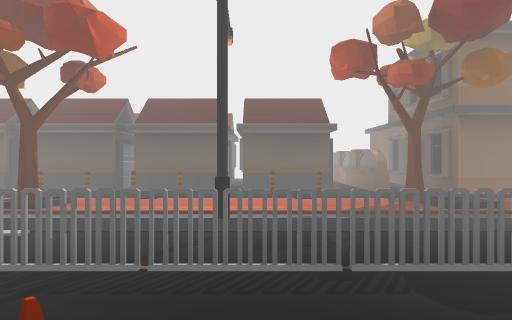
[1] (above)

24 first-person views from a walk through a Unity game level. The camera is 1.2 m above the floor, looks level and sees 70° across. The floor is counted in squares, 2 m on a side. Each view is taken from the middle of a square. On the plan, view 1 faces up. The plan holds only what a view shows up to about 10 squares ahead; the rest is blank. The place goes on beyond the plan. The player is left out. Surface patterns are stand-ins for the level's own textures.

[2]
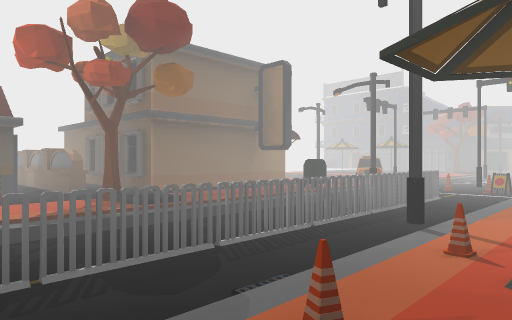

[3]
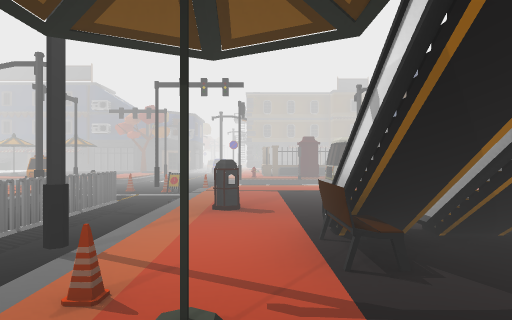

[4]
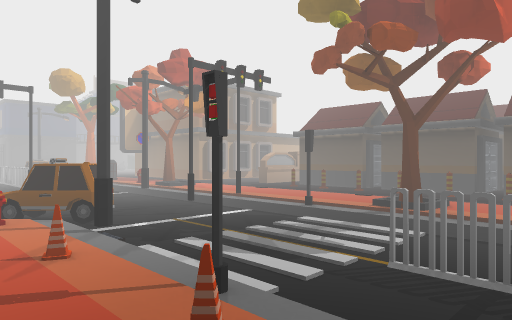

[5]
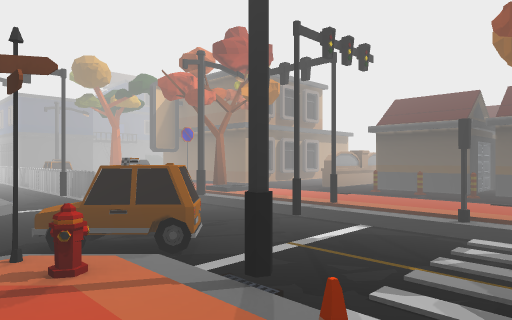

[6]
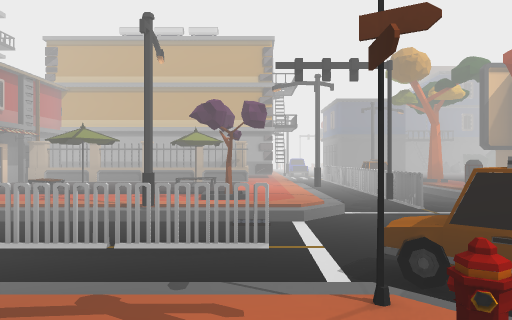

[7]
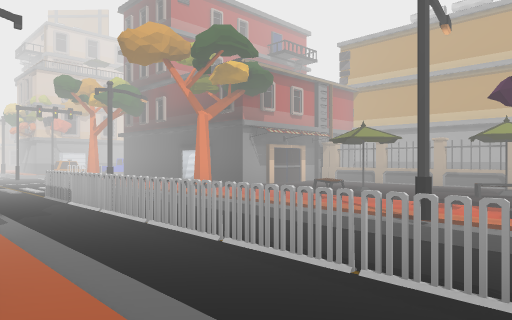

[8]
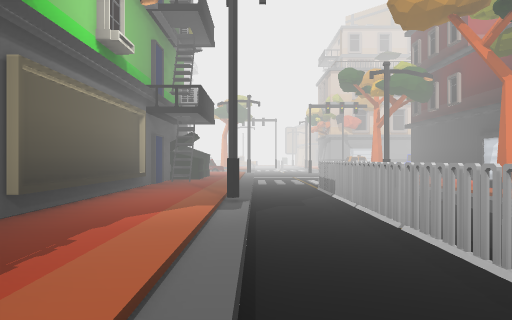

[9]
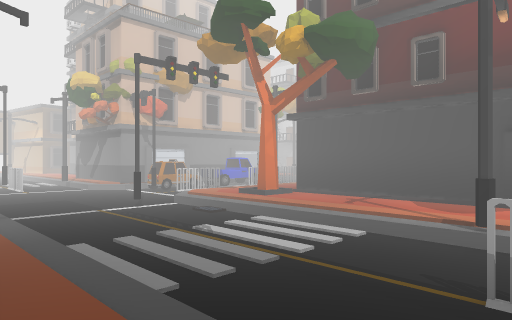

[10]
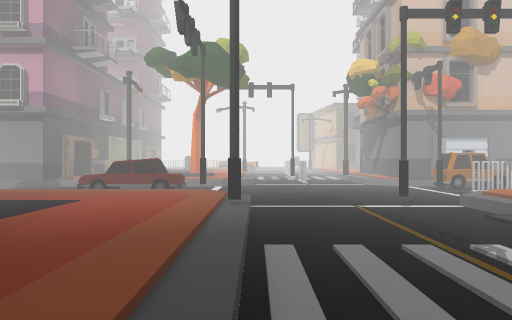

[11]
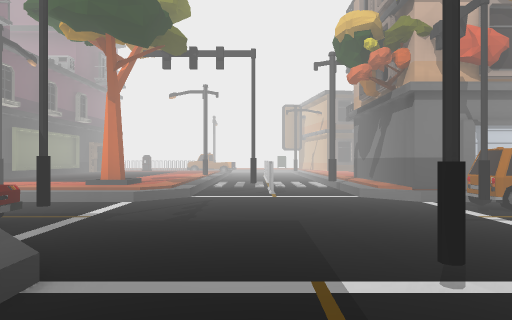

[12]
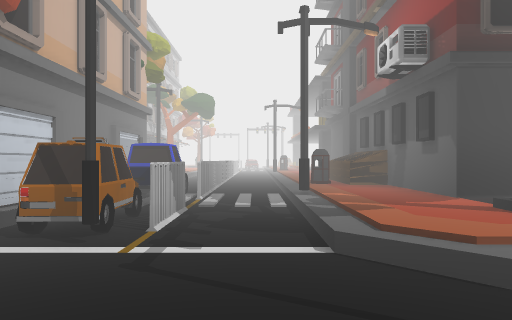

[13]
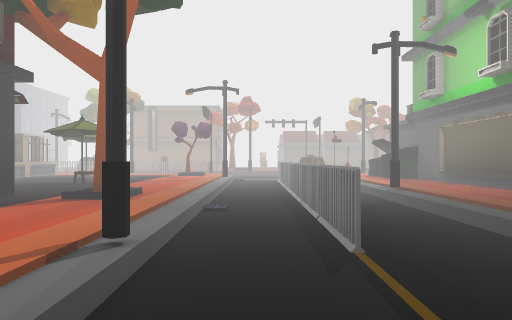

[14]
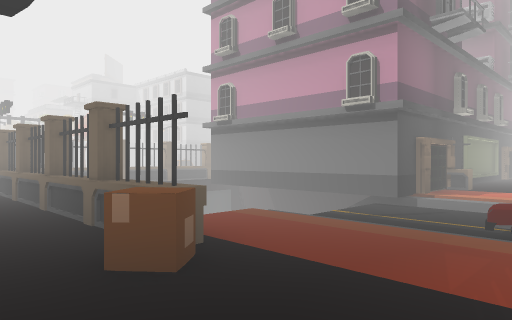

[15]
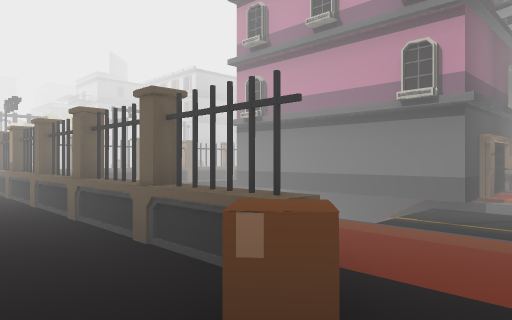

[16]
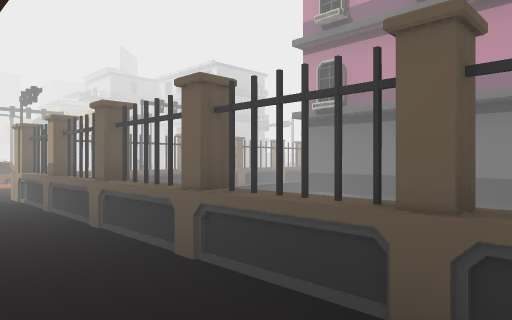

[17]
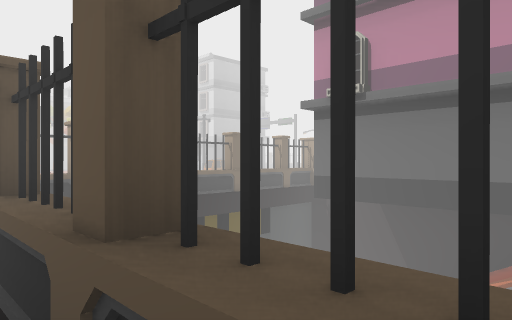

[18]
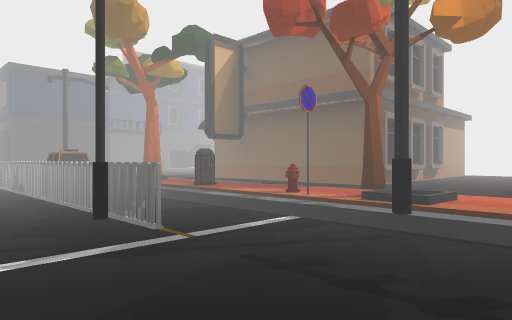

[19]
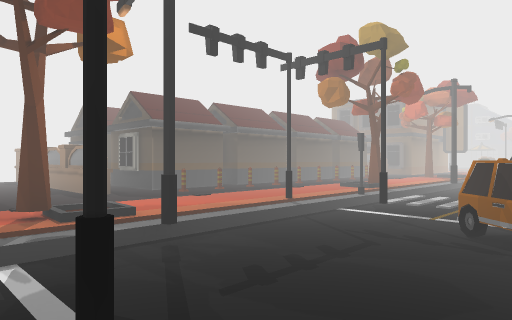

[20]
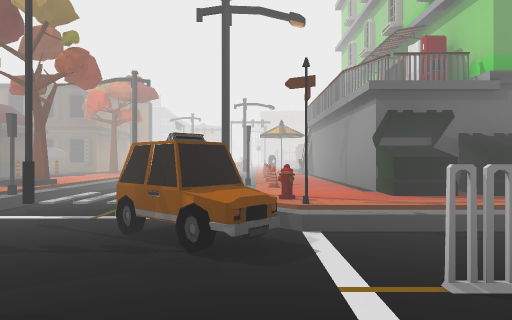

[21]
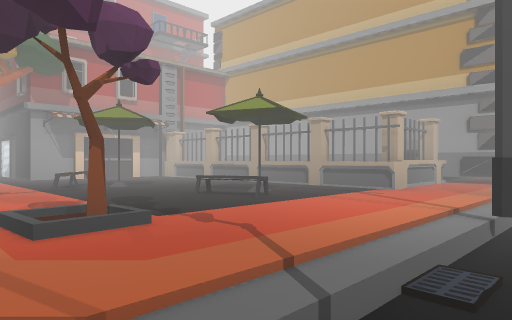

[22]
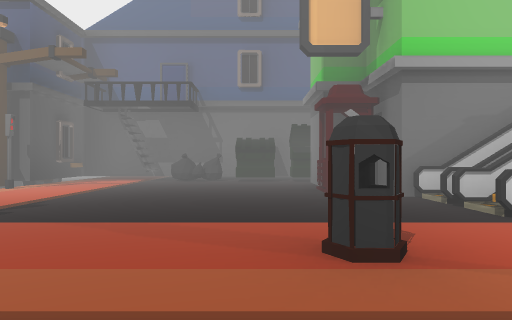

[23]
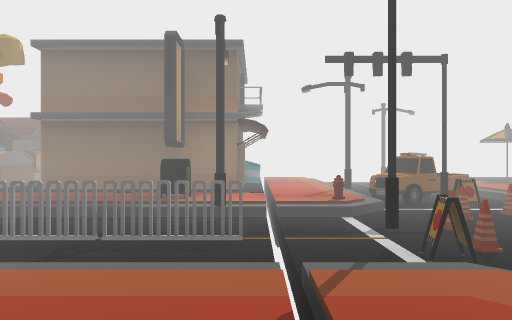

[24]
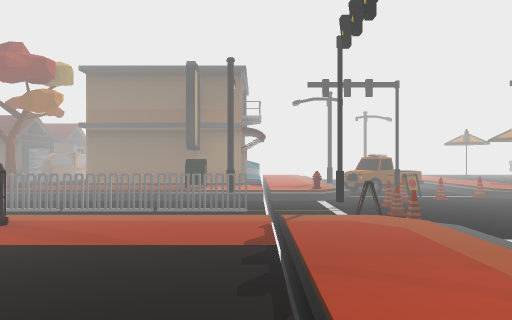

### Floor plan
Key: @ floor where view 1 was taken; # wall or solid block; x gap in a wall; . main floor; - floor 0.25 m lower than the main floor; / step, stairs or slope; = window, fence, low wall or low ledge; ^ raised ledge; v drop or lower ground; B building; T tree; S streetlight; F fence; M mailbox; R truck; I bin; U bus; A taxi; C car; O other object.
Columns run from 15 left of view 1 to 11 right of it. Each row starts with its distance up from view 1.
 12      # O
 11      #.OB        O
 10      #.O         O #
  9      #.O      .. O.#   Bvvv
  8      #.O. B#B B#BO.#   Bvvv
  7 .#####.O.OOOOOOOOO.####BvSv
  6 ..#.................. BvvRR
  5  T.I.OT/....O....T/...MvORO
  4  O/////S/#/#T//S///////SvvO
  3 FFFFFF-------FFFFFFFFFF-vOv
  2 -----#---A--------------OOv
  1 ...S../-/OOSOO.OO.OS....vOv
  0 .....T.-//.....@.O...I..vv
 -1  ^.O..S-F/.###### OB....vv
 -2  #.....-F/.#      ##....vUU
 -3  #.....-F/.#       #B...vS
 -4  ^.OO..-F/.#       ##...v#
 -5  ^.....-FS.#        #^=.##
 -6 ##...O.-F/.#        ######
 -7  ####T.-x/.#
 -8     #..-F/.#
 -9     #.S--/.#
-10     #..--/.#
-11     #..--/........
-12    ##O.--/...O.........
-13 #B##.T.--S....=/#     ..vAA
-14 .I.S../#-/.....
-15 -----------CC--
-16  FF-FF---------
-17   CBAA----////#B
-18   ###TT--/TOS.##/   =
-19       .SF///..#######
-20       .--/....#
-21       .--/....#
-22       .-O-....#

Positions as (right, up) in squares from view 1, and headings:
1: (0, 0), facing up
2: (0, 0), facing up-right
3: (1, 0), facing right
4: (-1, 0), facing up-left
5: (-3, 0), facing up-left
6: (-4, 0), facing left
7: (-5, 0), facing down-left
8: (-6, -1), facing down
9: (-5, -8), facing down-left
10: (-6, -9), facing down
11: (-7, -12), facing down
12: (-7, -15), facing left
13: (-8, -11), facing up
14: (-4, -11), facing down-right
15: (-3, -11), facing down-right
16: (-1, -11), facing down-right
17: (0, -12), facing down-right
18: (-7, 1), facing up-left
19: (-10, 1), facing up-right
20: (-9, 1), facing right
21: (-9, 2), facing down-left
22: (6, 2), facing down
23: (8, -1), facing up
24: (8, -3), facing up
